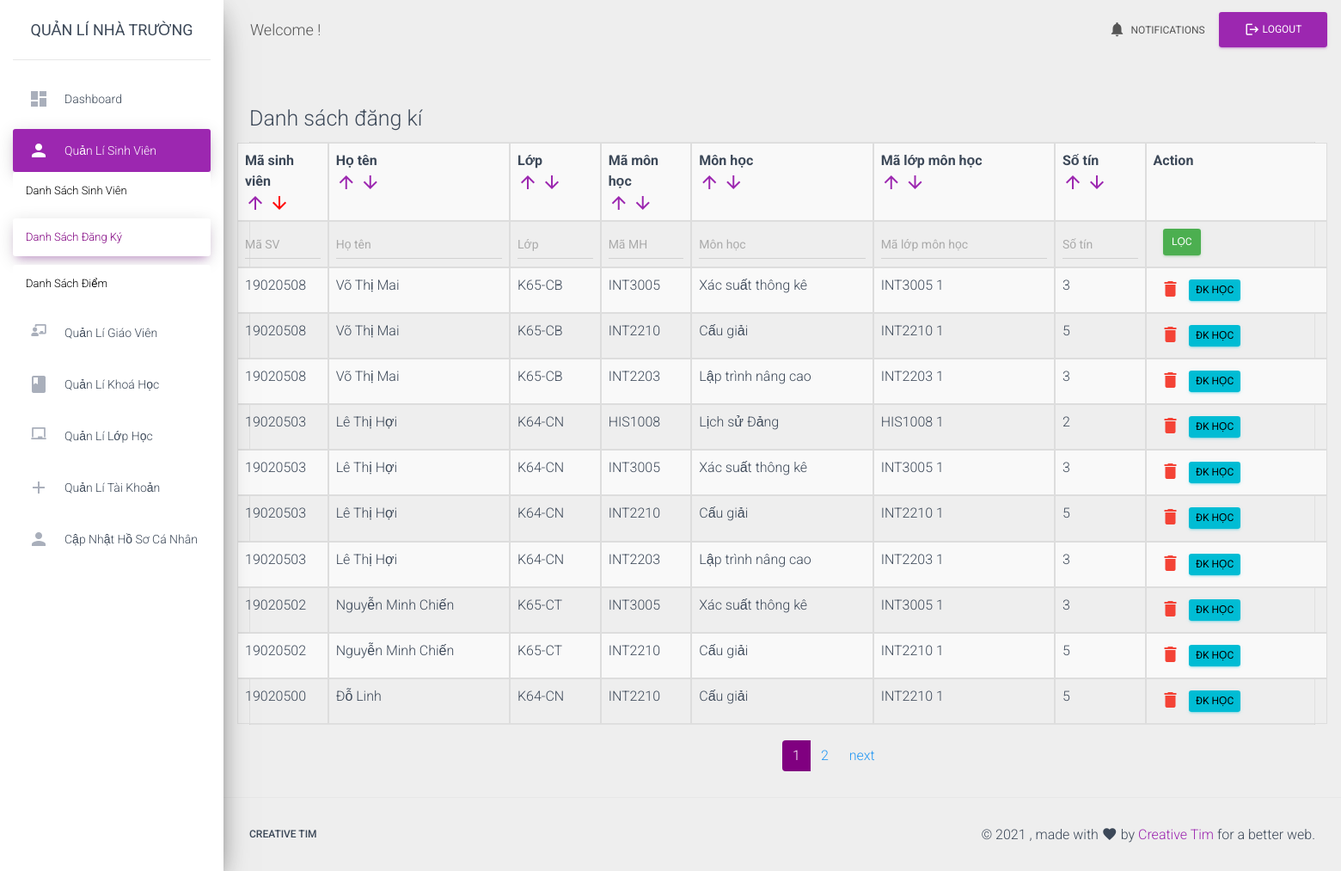
The page /manageRegister.php?type=view&page=1&order=studentId&direction=DESC (signed in) on the database as committed earlier.
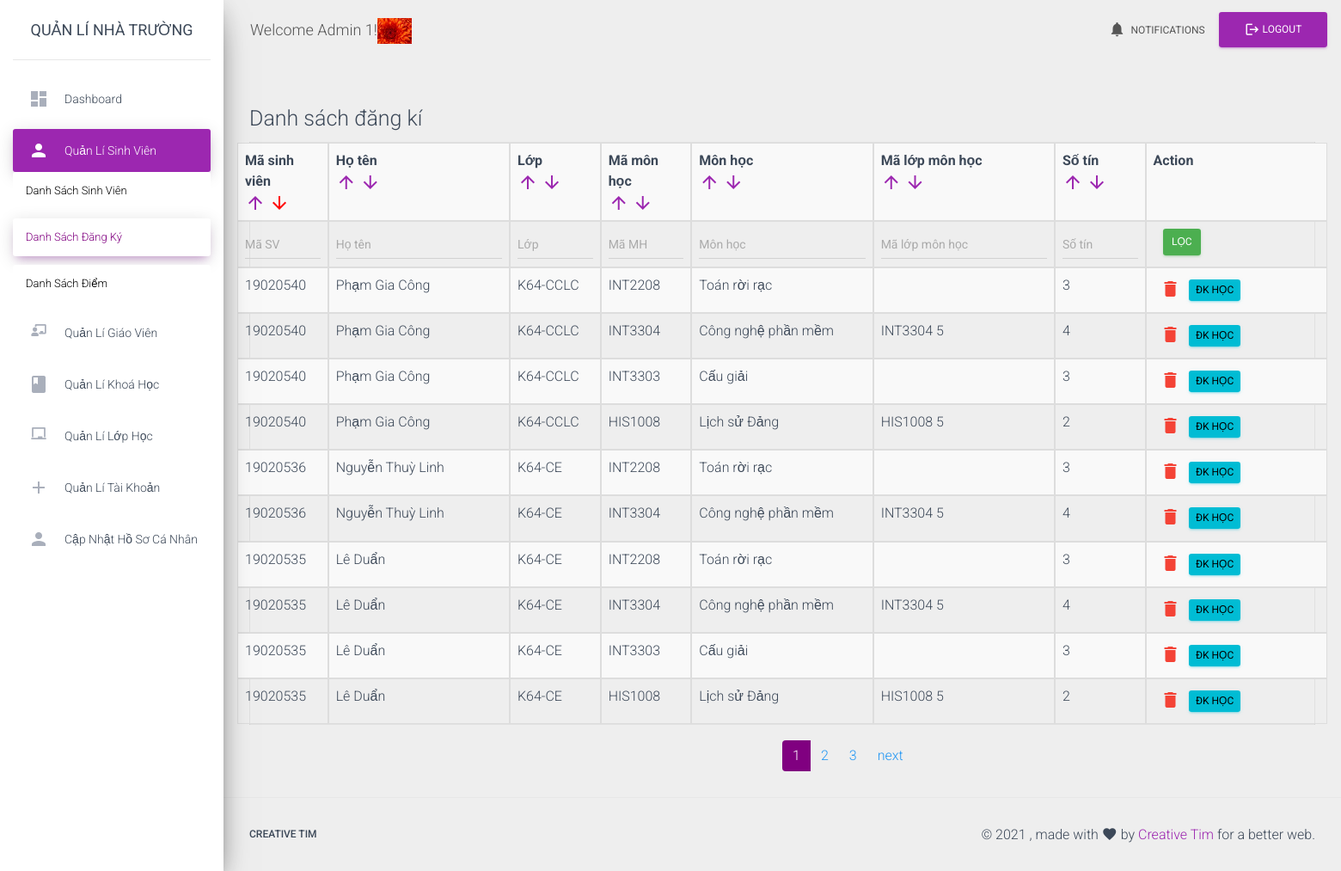
The same page on the database as committed later.
### tables this page shows
CREATE TABLE `registers` (
  `id` int(11) NOT NULL,
  `courseId` int(11) NOT NULL,
  `studentId` int(11) NOT NULL
);

CREATE TABLE `courses` (
  `id` int(11) NOT NULL,
  `credit` int(11) NOT NULL,
  `startTime` varchar(5) NOT NULL,
  `endTime` varchar(5) NOT NULL,
  `place` varchar(20) NOT NULL,
  `courseCode` varchar(15) NOT NULL,
  `courseName` varchar(50) NOT NULL,
  `courseClassCode` varchar(20) NOT NULL,
  `maxStudent` int(11) NOT NULL,
  `teacherId` int(11) NOT NULL
);

CREATE TABLE `users` (
  `id` int(11) NOT NULL,
  `userId` int(11) NOT NULL,
  `title` varchar(20) NOT NULL,
  `username` varchar(50) NOT NULL,
  `pass` varchar(50) NOT NULL,
  `salt` varchar(10) NOT NULL,
  `representName` varchar(50) DEFAULT NULL,
  `img-personal` varchar(50) DEFAULT NULL
);

### module/registerList/queryOnRegister.php (called while the page is built, shortened)
<?php
require_once "function/functions.php";
require_once "./models/Student.php";
$registerList = new RegisterList();
$courseModel = new Course();
if (isset($_GET['type'])) {
    $type = $_GET['type'];
    if (isset($_GET['page'])) {
        $page = $_GET['page'];
    }
    if ($type == 'view') {
        $table = " registers.id, registers.studentId, studentList.fullName, className, registers.courseId, credit,
                        courseCode, courseName, courseClassCode FROM `registers`
                    LEFT JOIN (SELECT students.id studentId, students.fullName, classes.id classId, classes.className className
                               FROM `students`
                               LEFT JOIN classes
                               ON students.classId = classes.id  ) studentList
                               ON registers.studentId = studentList.studentId
                    LEFT JOIN courses ON registers.courseId = courses.id";
        $refTable = [
            "studentList" => ['studentId', 'fullName', 'classId', 'className', ],
            "courses" => $courseModel->getFields()
        ];
        if (isset($_GET['filter'])) {
            $orderBy = $_GET['order'];
            $direction = $_GET['direction'];
            $result = $registerList->filter(['table'=>"$table",
                "limit"=>'-1',
                'page'=>$page,
                "order"=>"$orderBy",
                "direction"=>"$direction",], array_merge($_GET, $_POST), $refTable);
            $totalRegister = count($result);
            $result = $registerList->filter(['table'=>"$table",
                'page'=>$page,
                "order"=>"$orderBy",
                "direction"=>"$direction",], array_merge($_GET, $_POST), $refTable);
        } else if (isset($_GET['order']) && isset($_GET['direction'])) {
            $orderBy = $_GET['order'];
            $direction = $_GET['direction'];
            $result = $registerList->filter(["order"=>"$orderBy",
                "direction"=>"$direction",
                "page"=>"$page",
                "table"=>"$table",
                "limit"=>'-1']);
            $result = $registerList->filter(["order"=>"$orderBy",
                "direction"=>"$direction",
                "page"=>"$page",
                "table"=>"$table"]);
        }
        $dataRegis = $result;
    }
}

### models/BaseModel.php (called while the page is built, shortened)
<?php
abstract class BaseModel
{
    protected $conn;
    protected $table = 'table';
    protected $fields = [];
    public function __construct()
    {
        global $conn;
        $this->conn = $conn;
    }
    public function filter($params, $whereas=[], $refTable=[]) {
        $orderBy = $params['order'] ?? 'id';
        $directBy = $params['direction'] ?? 'desc';
        $page = $params['page'] ?? 1;
        $limit = $params['limit'] ?? 10;
        $table = $params['table'] ?? "* FROM $this->table";
        if (in_array($orderBy, $this->fields)) {
            $pref = $this->table . ".";
        } else {
            $pref = '';
        }
        if ($limit == -1){
            $orderMethod = "ORDER BY $pref$orderBy $directBy";
        } else{
            $orderMethod = "ORDER BY $pref$orderBy $directBy LIMIT " . ($page - 1) * $limit . ", " . "$limit";
        }
        $sqlFilter = "SELECT $table WHERE ". $this->filterBy($whereas, $refTable) . " $orderMethod";
        $result = $this->conn->query($sqlFilter);
        return $result->fetch_all(MYSQLI_ASSOC);
    }
    private function filterBy($condition, $refTables = []) {
        $res = [];
        $res = implode(" AND ", $res);
        if (empty($res)) {
            return 1;
        }
        return $res;
    }
}

### module/registerList/view.php (the view, shortened to what the changed rows need)
<?php
if (count($dataRegis) <= 0) {
    echo "0 results";
} else {
    ?>
    <form method='post' action="#">
        <table style='width:100%' class='table table-striped table-bordered table-hover'>
            <tr class="row">
                <?php
                $linkRef = http_build_query($_GET);
                $rootLink = "manageRegister.php?$linkRef&page=1";
                ?>
                <th class="col-sm-1">Mã sinh viên
                    <div>
                        <a href="<?=$rootLink?>&order=studentId&direction=ASC"
                           class="<?= (checkStatusOrder('studentId', 'ASC')) ? 'activeDir' : '' ?>">
                            <i class="material-icons">arrow_upward</i>
                        </a>
                        <a href="<?=$rootLink?>&order=studentId&direction=DESC"
                           class="<?= (checkStatusOrder('studentId', 'DESC')) ? 'activeDir' : '' ?>">
                            <i class="material-icons">arrow_downward</i>
                        </a>
                    </div>
                </th>
                <th class="col-sm-2">Họ tên
                    <div>
                        <a href="<?=$rootLink?>&order=fullName&direction=ASC"
                           class="<?= (checkStatusOrder('fullName', 'ASC')) ? 'activeDir' : '' ?>">
                            <i class="material-icons">arrow_upward</i>
                        </a>
                        <a href="<?=$rootLink?>&order=fullName&direction=DESC"
                           class="<?= (checkStatusOrder('fullName', 'DESC')) ? 'activeDir' : '' ?>">
                            <i class="material-icons">arrow_downward</i>
                        </a>
                    </div>
                </th>
                <th class="col-sm-1">Lớp
                    <div>
                        <a href="<?=$rootLink?>&order=className&direction=ASC"
                           class="<?= (checkStatusOrder('className', 'ASC')) ? 'activeDir' : '' ?>">
                            <i class="material-icons">arrow_upward</i>
                        </a>
                        <a href="<?=$rootLink?>&order=className&direction=DESC"
                           class="<?= (checkStatusOrder('className', 'DESC')) ? 'activeDir' : '' ?>">
                            <i class="material-icons">arrow_downward</i>
                        </a>
                    </div>
                </th>
                <th class="col-sm-1">Mã môn học
                    <div>
                        <a href="<?=$rootLink?>&order=courseCode&direction=ASC"
                           class="<?= (checkStatusOrder('courseCode', 'ASC')) ? 'activeDir' : '' ?>">
                            <i class="material-icons">arrow_upward</i>
                        </a>
                        <a href="<?=$rootLink?>&order=courseCode&direction=DESC"
                           class="<?= (checkStatusOrder('courseCode', 'DESC')) ? 'activeDir' : '' ?>">
                            <i class="material-icons">arrow_downward</i>
                        </a>
                    </div>
                </th>
                <th class="col-sm-2">Môn học
                    <div>
                        <a href="<?=$rootLink?>&order=courseName&direction=ASC"
                           class="<?= (checkStatusOrder('courseName', 'ASC')) ? 'activeDir' : '' ?>">
                            <i class="material-icons">arrow_upward</i>
                        </a>
                        <a href="<?=$rootLink?>&order=courseName&direction=DESC"
                           class="<?= (checkStatusOrder('courseName', 'DESC')) ? 'activeDir' : '' ?>">
                            <i class="material-icons">arrow_downward</i>
                        </a>
                    </div>
                </th>
                <th class="col-sm-2">Mã lớp môn học
                    <div>
                        <a href="<?=$rootLink?>&order=courseClassCode&direction=ASC"
                           class="<?= (checkStatusOrder('courseClassCode', 'ASC')) ? 'activeDir' : '' ?>">
                            <i class="material-icons">arrow_upward</i>
                        </a>
                        <a href="<?=$rootLink?>&order=courseClassCode&direction=DESC"
                           class="<?= (checkStatusOrder('courseClassCode', 'DESC')) ? 'activeDir' : '' ?>">
                            <i class="material-icons">arrow_downward</i>
                        </a>
                    </div>
                </th>
                <th class="col-sm-1">Số tín
                    <div>
                        <a href="<?=$rootLink?>&order=credit&direction=ASC"
                           class="<?= (checkStatusOrder('credit', 'ASC')) ? 'activeDir' : '' ?>">
                            <i class="material-icons">arrow_upward</i>
                        </a>
                        <a href="<?=$rootLink?>&order=credit&direction=DESC"
                           class="<?= (checkStatusOrder('credit', 'DESC')) ? 'activeDir' : '' ?>">
                            <i class="material-icons">arrow_downward</i>
                        </a>
                    </div>
                </th>
                <th class="col-sm-2">Action
                </th>
            </tr>
            <?php
            foreach ($dataRegis as $row) {
                $query = getActionForm('manageRegister.php', $row['studentId'], false, true,
                    "$row[courseId]", true, false, $row['studentId']);
                ?>
                <tr class='row'>
                    <td class='col-sm-1'><?= $row['studentId'] ?></td>
                    <td class='col-sm-2'><?= $row['fullName'] ?></td>
                    <td class='col-sm-1'><?= $row['className'] ?></td>
                    <td class='col-sm-1'><?= $row['courseCode'] ?></td>
                    <td class='col-sm-2'><?= $row['courseName'] ?></td>
                    <td class='col-sm-2'><?= $row['courseClassCode'] ?></td>
                    <td class='col-sm-1'><?= $row['credit'] ?></td>
                    <td class='col-sm-2'><?= $query ?></td>
                </tr>
            <?php } ?>
        </table>
    </form>
    <?php
    require_once "module/page/view.php";
    $params = array_merge($_GET, $_POST);
    getPagination("manageRegister.php", $params, "$totalRegister");
}?>

### function/functions.php (shortened to what the changed rows need)
<?php
function getActionForm($originLink, $id, $edit = true, $delete = true, $deletedElement = "", $regis = false, $addCourse = false, $studentId = "", $combine = "")
{
    $res = "<ul style='display: flex'>";
    if ($delete) {
        if ($deletedElement == '') {
            $url = "$originLink?type=delete&for=$id";
        } else if ($deletedElement != '') {
            $url = "$originLink?type=delete&for=$id&ele=$deletedElement";
        }
        $res .= '<li class="item" onClick="confirmDelete(\'' . $url . '\')" id="delete_item">
                <i class="material-icons text-danger" style="cursor: pointer; padding: 0.25rem 0.5rem">delete</i>
                </li>';
    }
    if ($regis) {
        $res .= "
                <li class='item'>
                    <a class='btn btn-info' href='queryOnRegister.php?type=view&for=$studentId' style='color:black; padding: 0.25rem 0.5rem;'>ĐK học</a>
                </li>";
    }
    $res .= "</ul>";
    return $res;
}
function selectElementFrom($table, $element = '*', $condition = "1", $limit = "")
{
    global $conn;
    $sqlSelect = "SELECT $element FROM $table WHERE $condition $limit";
    $query = $conn->query($sqlSelect);
    return $query;
}
function checkStatusOrder($order, $direction)
{
    if (isset($_GET['order']) && $_GET['order'] == $order &&
        isset($_GET['direction']) && $_GET['direction'] == $direction) {
        return true;
    }
    return false;
}
?>

### module/page/view.php (shortened to what the changed rows need)
<?php
function getPagination($rootLink, $params, $total){
    $total_pages = ceil($total/ 10);
    $pagLink = "<ul class='pagination'>";
    $page = isset($params['page']) ? $params['page'] : 0;
    $elements = [];
    foreach ($params as $key=>$value) {
        if ($key == 'page' || empty($value)) {
            continue;
        }
        $elements[$key] = $value;
    }
    $linkRef = http_build_query($elements);
    for ($i=1; $i<=$total_pages; $i++) {
        $pagLink .= "<li class='page-item'>";
        if (isset($_GET['page']) && $_GET['page'] == $i) {
            $pagLink .= "<a class='page-link active' href='$rootLink?$linkRef&page=".$i."'>".$i."</a>";
        } else {
            $pagLink .= "<a class='page-link' href='$rootLink?$linkRef&page=".$i."'>".$i."</a>";
        }
        $pagLink .= "</li>";
    }
    if ($page < $total_pages) {
        $pagLink .= "<li class='page-item'>
        <a class='page-link'
           href='$rootLink?$linkRef&page=".($page + 1)."'>".'next'."
        </a>
    </li>";
    }
    echo $pagLink . "</ul>";
}

### includes/header.php (shortened to what the changed rows need)
<nav
	class="navbar navbar-expand-lg navbar-transparent navbar-absolute fixed-top ">
	<div class="container-fluid">
		<div class="navbar-wrapper" id="div-img">
			<a class="navbar-brand" href="process.php" id="welcome">Welcome
                <?php
                if (isset($_SESSION['username'])) {
                    $selectUser = selectElementFrom("users", "*", "username = '$_SESSION[username]'");
                    $user = $selectUser->fetch_assoc();
                    if (isset($user['representName'])){
                        echo "$user[representName]!";
                    } else {
                        echo "$user[username]!";
                    }
                    if (isset($user['img-personal'])) {
                        $srcImg = $user['img-personal'];
                        echo "<img src='$srcImg' id='img-user'/>";
                    } else {
                        $srcImg = "";
                    }
                } else {
                    $_SESSION['permission'] = false;
                }
                ?>
            </a>
		</div>
    </div>
</nav>

Rows that differ between the two databases and show on the page:
removed registers: studentId "19020508", fullName "Võ Thị Mai", className "K65-CB", courseId.courseCode "INT3005", courseId.courseName "Xác suất thông kê", courseId.courseClassCode "INT3005 1", courseId.credit "3"
removed registers: studentId "19020508", fullName "Võ Thị Mai", className "K65-CB", courseId.courseCode "INT2210", courseId.courseName "Cấu giải", courseId.courseClassCode "INT2210 1", courseId.credit "5"
removed registers: studentId "19020508", fullName "Võ Thị Mai", className "K65-CB", courseId.courseCode "INT2203", courseId.courseName "Lập trình nâng cao", courseId.courseClassCode "INT2203 1", courseId.credit "3"
removed registers: studentId "19020503", fullName "Lê Thị Hợi", className "K64-CN", courseId.courseCode "HIS1008", courseId.courseName "Lịch sử Đảng", courseId.courseClassCode "HIS1008 1", courseId.credit "2"
removed registers: studentId "19020503", fullName "Lê Thị Hợi", className "K64-CN", courseId.courseCode "INT3005", courseId.courseName "Xác suất thông kê", courseId.courseClassCode "INT3005 1", courseId.credit "3"
removed registers: studentId "19020503", fullName "Lê Thị Hợi", className "K64-CN", courseId.courseCode "INT2210", courseId.courseName "Cấu giải", courseId.courseClassCode "INT2210 1", courseId.credit "5"
removed registers: studentId "19020503", fullName "Lê Thị Hợi", className "K64-CN", courseId.courseCode "INT2203", courseId.courseName "Lập trình nâng cao", courseId.courseClassCode "INT2203 1", courseId.credit "3"
removed registers: studentId "19020502", fullName "Nguyễn Minh Chiến", className "K65-CT", courseId.courseCode "INT3005", courseId.courseName "Xác suất thông kê", courseId.courseClassCode "INT3005 1", courseId.credit "3"
removed registers: studentId "19020502", fullName "Nguyễn Minh Chiến", className "K65-CT", courseId.courseCode "INT2210", courseId.courseName "Cấu giải", courseId.courseClassCode "INT2210 1", courseId.credit "5"
removed registers: studentId "19020500", fullName "Đỗ Linh", className "K64-CN", courseId.courseCode "INT2210", courseId.courseName "Cấu giải", courseId.courseClassCode "INT2210 1", courseId.credit "5"
now on this page (row edited): users: representName "Admin 1", value (picture)
added registers: studentId "19020540", fullName "Phạm Gia Công", className "K64-CCLC", courseId.courseCode "INT2208", courseId.courseName "Toán rời rạc", courseId.credit "3"
added registers: studentId "19020540", fullName "Phạm Gia Công", className "K64-CCLC", courseId.courseCode "INT3304", courseId.courseName "Công nghệ phần mềm", courseId.courseClassCode "INT3304 5", courseId.credit "4"
added registers: studentId "19020540", fullName "Phạm Gia Công", className "K64-CCLC", courseId.courseCode "INT3303", courseId.courseName "Cấu giải", courseId.credit "3"
added registers: studentId "19020540", fullName "Phạm Gia Công", className "K64-CCLC", courseId.courseCode "HIS1008", courseId.courseName "Lịch sử Đảng", courseId.courseClassCode "HIS1008 5", courseId.credit "2"
added registers: studentId "19020536", fullName "Nguyễn Thuỳ Linh", className "K64-CE", courseId.courseCode "INT2208", courseId.courseName "Toán rời rạc", courseId.credit "3"
added registers: studentId "19020536", fullName "Nguyễn Thuỳ Linh", className "K64-CE", courseId.courseCode "INT3304", courseId.courseName "Công nghệ phần mềm", courseId.courseClassCode "INT3304 5", courseId.credit "4"
added registers: studentId "19020535", fullName "Lê Duẩn", className "K64-CE", courseId.courseCode "INT2208", courseId.courseName "Toán rời rạc", courseId.credit "3"
added registers: studentId "19020535", fullName "Lê Duẩn", className "K64-CE", courseId.courseCode "INT3304", courseId.courseName "Công nghệ phần mềm", courseId.courseClassCode "INT3304 5", courseId.credit "4"
added registers: studentId "19020535", fullName "Lê Duẩn", className "K64-CE", courseId.courseCode "INT3303", courseId.courseName "Cấu giải", courseId.credit "3"
added registers: studentId "19020535", fullName "Lê Duẩn", className "K64-CE", courseId.courseCode "HIS1008", courseId.courseName "Lịch sử Đảng", courseId.courseClassCode "HIS1008 5", courseId.credit "2"
Other text that changed with them:
new list line: "3"
